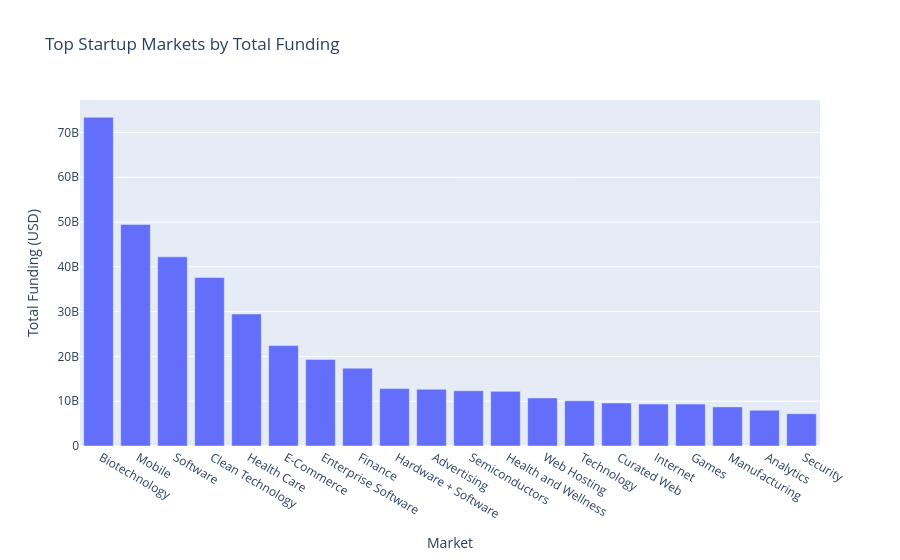

The notebook cell saved with this chart:
### Code cell
fig = px.bar(
    x=top_funding.index,
    y=top_funding.values,
    title="Top Startup Markets by Total Funding",
    labels={
        "x": "Market",
        "y": "Total Funding (USD)"
    }
)

fig.show()

### Figure 1 — Plotly figure (JSON) as saved in the notebook; plotly's stock layout.template omitted (floating-point values rounded to 4 significant figures)
{"data": [{"hovertemplate": "Market=%{x}<br>Total Funding (USD)=%{y}<extra></extra>", "legendgroup": "", "marker": {"color": "#636efa", "pattern": {"shape": ""}}, "name": "", "orientation": "v", "showlegend": false, "textposition": "auto", "type": "bar", "x": [" Biotechnology ", " Mobile ", " Software ", " Clean Technology ", " Health Care ", " E-Commerce ", " Enterprise Software ", " Finance ", " Hardware + Software ", " Advertising ", " Semiconductors ", " Health and Wellness ", " Web Hosting ", " Technology ", " Curated Web ", " Internet ", " Games ", " Manufacturing ", " Analytics ", " Security "], "xaxis": "x", "y": [73370000000.0, 49470000000.0, 42220000000.0, 37620000000.0, 29470000000.0, 22410000000.0, 19300000000.0, 17370000000.0, 12810000000.0, 12660000000.0, 12340000000.0, 12210000000.0, 10720000000.0, 10100000000.0, 9588000000.0, 9370000000.0, 9356000000.0, 8731000000.0, 7987000000.0, 7209000000.0], "yaxis": "y"}], "layout": {"barmode": "relative", "legend": {"tracegroupgap": 0}, "title": {"text": "Top Startup Markets by Total Funding"}, "xaxis": {"anchor": "y", "domain": [0, 1], "title": {"text": "Market"}}, "yaxis": {"anchor": "x", "domain": [0, 1], "title": {"text": "Total Funding (USD)"}}}}
